Frame 1 (no input): blank canvas, image omitted
Frame 60 (the mouse pressed at the canvas centre just before this capture): blank canvas, image omitted
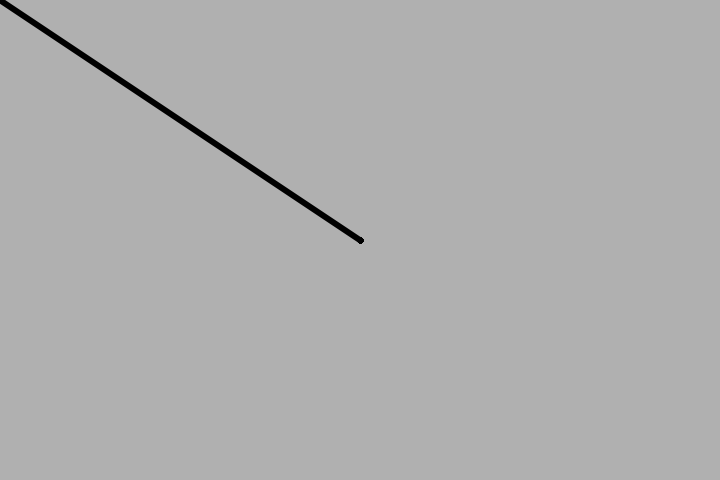
Frame 120 (the mouse held since frame 60 and released just before this capture)

The Processing sketch whose frames 1 and 60 were blank and that drew this single picture after the mouse press (run headless with seeded random() and noise(); from frame 60 on, the mouse is pressed at the canvas centre):

// Processing sketch: sketch_05_keypressed
// ── sketch_05_keypressed.pde
color c = color(0, 0, 0);

void setup() {
  size(720, 480);
  strokeWeight(6);
  background(176, 176, 176);
}

void draw() {
  if (mousePressed) {
    stroke(c);
    line(mouseX, mouseY, pmouseX, pmouseY);
  }
}

void keyPressed() {
  if (key == '1') {
    c = color(255, 255, 255); 
  } else if (key == '2') {
    c = color(0, 0, 0);
  }
}
